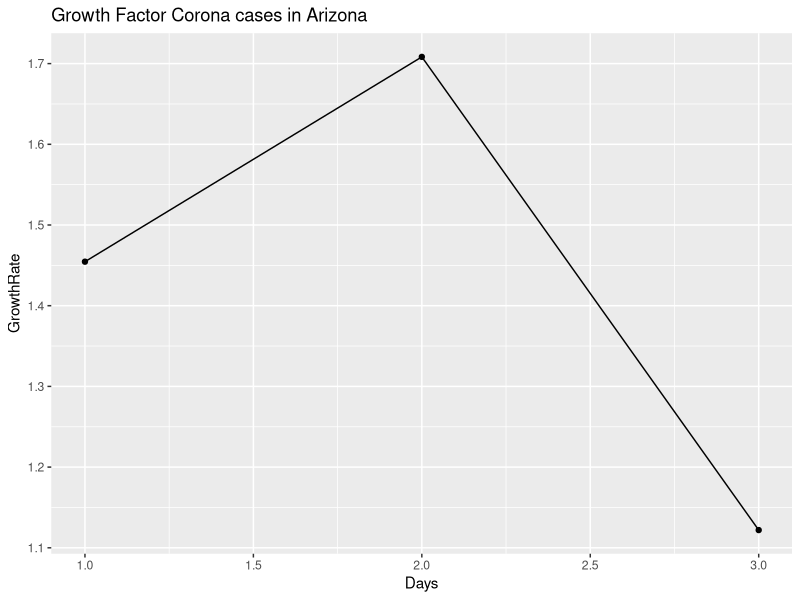
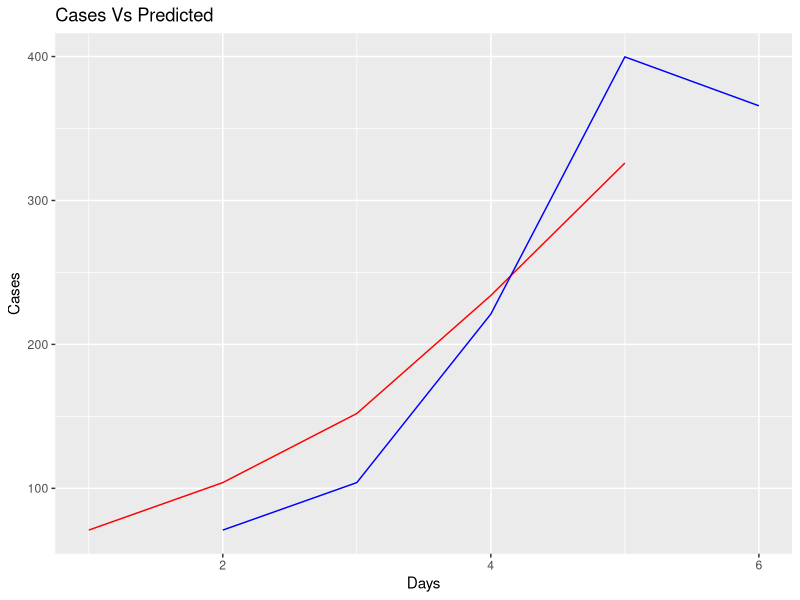
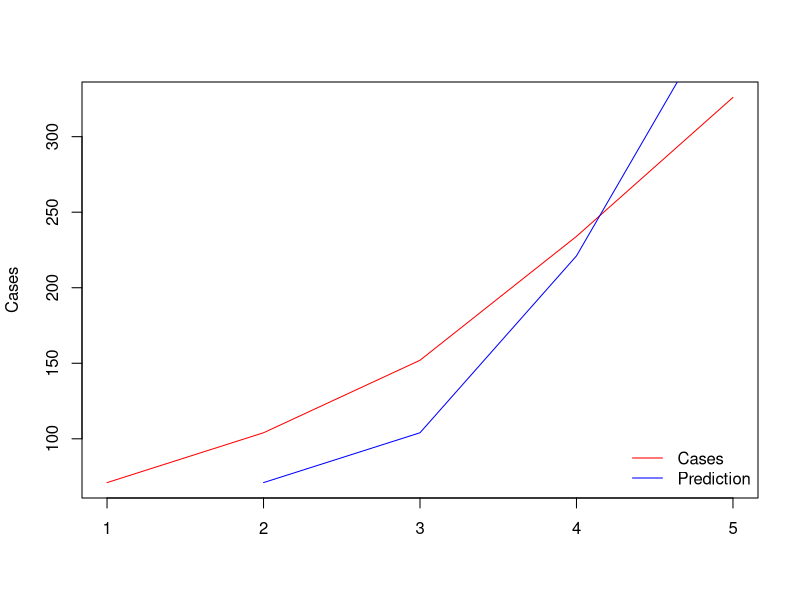

These charts were generated, in order, by the following R code:
library(ggplot2)

coronaGrowth <- function(absoluteNumbers){
  growthfactor <- NULL
for(i in 1:length(absoluteNumbers))
{
  #print((absoluteNumbers[i]-absoluteNumbers[i+1]/absoluteNumbers[i+1])/absoluteNumbers[i+1])
  growthfactor[i] <- ((absoluteNumbers[i]-absoluteNumbers[i+1]))/(absoluteNumbers[i+1]-absoluteNumbers[i+2])  
}

   return (rev(growthfactor))
}

absolutenumbers <- c(326,234,152,104,71)

growthrate <- na.exclude(coronaGrowth(absolutenumbers))
days <- seq(1:length(growthrate))

dataTrend <- data.frame(GrowthRate = growthrate, Days = days)
print(dataTrend)
ggplot(data=dataTrend, aes(x=Days, y=GrowthRate, group=1)) +ggtitle("Growth Factor Corona cases in Arizona")+
  geom_line()+
  geom_point()

# Growth factor is the factor by which a quantity multiplies itself over time. The formula used is every day's new cases / new cases on the previous day. 
#For example, a quantity growing by 7% every period (in this case daily) has a growth factor of 1.07.
# 
# A growth factor above 1 indicates an increase, whereas one which remains between 0 and 1 it is a sign of decline, with the quantity eventually becoming zero, 
#whereas a growth factor constantly above 1 could signal exponential growth


#Plot current cases versus predicted cased by growthfactor
days <- seq(1:length(absolutenumbers))
growthrate <- append(growthrate, c(1,1),after = 0)
dataOriginal <- data.frame(Cases = rev(absolutenumbers), Days = days,growthrate = growthrate ,Prediction = growthrate * rev(absolutenumbers))
ggplot() +
  geom_line(data=dataOriginal, aes(x=Days, y=Cases),color = "Red")+labs(title="Cases Vs Predicted", y="Cases", x="Days")+
  geom_line(data=dataOriginal, aes(x=Days+1, y=Prediction),color = "Blue")
  geom_point()
  
  plot(dataOriginal$Days,dataOriginal$Cases,col="Red", type = "l", ylab = "Cases", xlab = "")
  
  # use points to add on to the plot that is rendered
  points(dataOriginal$Days+1,dataOriginal$Prediction,col="Blue", type = "l")

  # add in the legends for the plot
  legend("bottomright",legend = c("Cases","Prediction"),col = c("red","blue"),lty = 1,bty = "n")
